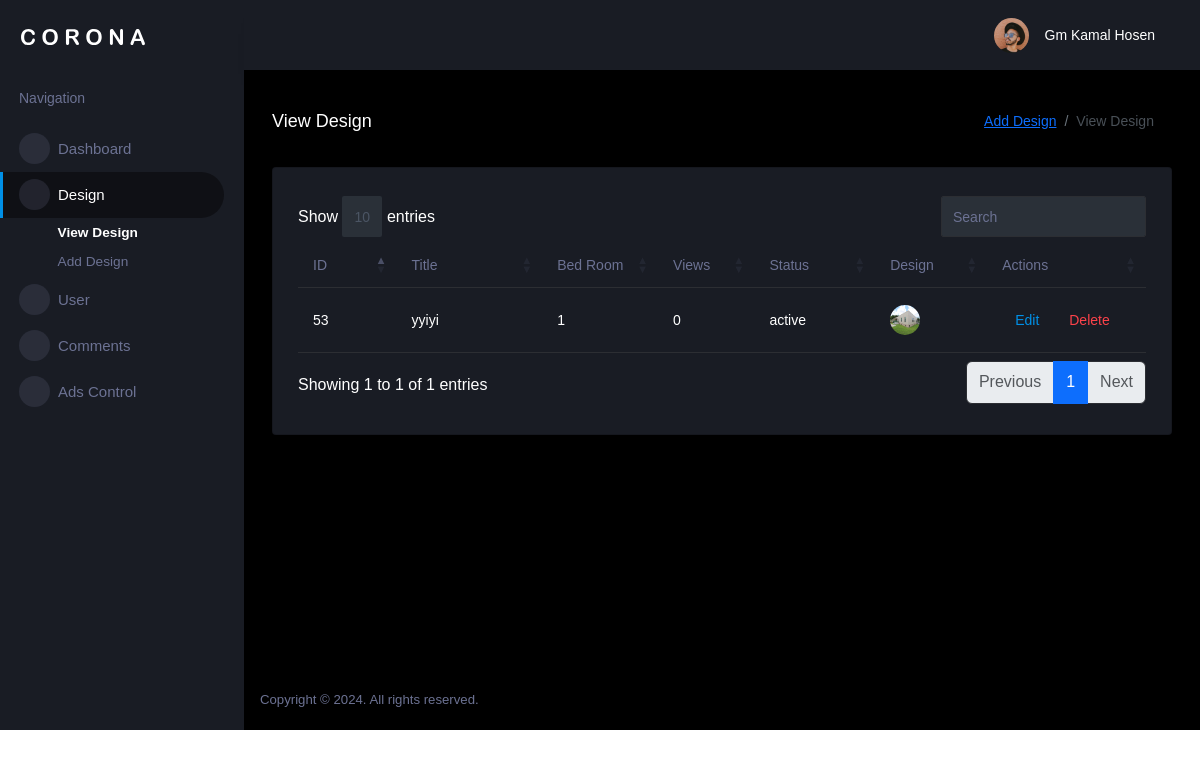
/design-view.php (signed in), run on the app's committed database.
### tables this page shows
CREATE TABLE `buildingitem` (
  `id` int(11) NOT NULL,
  `title` varchar(255) NOT NULL,
  `bedRoom` int(11) NOT NULL,
  `floorNumber` int(11) NOT NULL,
  `basicInfo` text DEFAULT NULL,
  `viewCount` int(11) DEFAULT 0,
  `fontDesign` varchar(255) NOT NULL,
  `status` enum('active','inactive') DEFAULT 'active'
);

### design-view.php (the view, shortened to what this page needs)
<?php
include 'topbar.php';
include 'sidebar.php';
$buildings = $pdo->query("SELECT * FROM buildingitem ORDER BY id DESC")->fetchAll(PDO::FETCH_ASSOC);
?>
      <div class="main-panel">
        <div class="content-wrapper">
          <div class="page-header">
            <h3 class="page-title"> View Design </h3>
            <nav aria-label="breadcrumb">
              <ol class="breadcrumb">
                <li class="breadcrumb-item"><a href="./design-add.php">Add Design</a></li>
                <li class="breadcrumb-item active" aria-current="page">View Design</li>
              </ol>
            </nav>
          </div>
          <div class="card">
            <div class="card-body">
              <div class="row">
                <div class="col-12">
                  <div class="table-responsive">
                    <div id="order-listing_wrapper" class="dataTables_wrapper dt-bootstrap4 no-footer">
                      <div class="row">
                        <div class="col-sm-12">
                          <table id="order-listing" class="table dataTable no-footer"
                            aria-describedby="order-listing_info">
                            <thead>
                              <tr>
                                <th class="sorting sorting_asc" tabindex="0" aria-controls="order-listing" rowspan="1"
                                  colspan="1" aria-sort="ascending"
                                  aria-label="Order #: activate to sort column descending" style="width: 52.4896px;">
                                  ID</th>
                                <th class="sorting" tabindex="0" aria-controls="order-listing" rowspan="1" colspan="1"
                                  aria-label="Purchased On: activate to sort column ascending"
                                  style="width: 97.1562px;">Title</th>
                                <th class="sorting" tabindex="0" aria-controls="order-listing" rowspan="1" colspan="1"
                                  aria-label="Customer: activate to sort column ascending" style="width: 68.8854px;">
                                  Bed Room</th>
                                <th class="sorting" tabindex="0" aria-controls="order-listing" rowspan="1" colspan="1"
                                  aria-label="Ship to: activate to sort column ascending" style="width: 50.3854px;">
                                  Views</th>
                                <th class="sorting" tabindex="0" aria-controls="order-listing" rowspan="1" colspan="1"
                                  aria-label="Base Price: activate to sort column ascending" style="width: 73.5938px;">
                                  Status</th>
                                <th class="sorting" tabindex="0" aria-controls="order-listing" rowspan="1" colspan="1"
                                  aria-label="Status: activate to sort column ascending" style="width: 65.2292px;">
                                  Design</th>
                                <th class="sorting" tabindex="0" aria-controls="order-listing" rowspan="1" colspan="1"
                                  aria-label="Actions: activate to sort column ascending" style="width: 55.6667px;">
                                  Actions</th>
                              </tr>
                            </thead>
                            <tbody>
                            <?php foreach ($buildings as $index => $building): ?>
                              <tr>
                                <td class="sorting_1"><?php echo $building['id']; ?></td>
                                <td><?php echo $building['title']; ?></td>
                                <td><?php echo $building['bedRoom']; ?></td>
                                <td><?php echo $building['viewCount']; ?></td>
                                <td><?php echo $building['status']; ?></td>
                                <td>
                                <img src="<?php echo htmlspecialchars($building['fontDesign']); ?>" alt="Font Design">
                                </td>
                                <td>
                                  <a class="btn btn-outline-primary" href="design-edit.php?id=<?php echo $building['id']; ?>">Edit</a>
                                  <button class="btn btn-outline-danger" onclick="showSwal('<?php echo $building['id']; ?>')">Delete</button>
                                </td>
                              </tr>
                              <?php endforeach; ?>
                            </tbody>
                          </table>
                        </div>
                      </div>
                    </div>
                  </div>
                </div>
              </div>
            </div>
          </div>
        </div>
        <footer class="footer">
          <div class="d-sm-flex justify-content-center justify-content-sm-between">
            <span class="text-muted text-center text-sm-left d-block d-sm-inline-block">Copyright © 2024. All rights
              reserved.</span>
          </div>
        </footer>
      </div>
    </div>
  </div>
</body>
</html>

### data on the page
buildingitem: id "53", title "yyiyi", bedRoom "1", viewCount "0", status "active", fontDesign (picture)

### other printed values
$_SESSION['admin_name'] "Gm Kamal Hosen"
